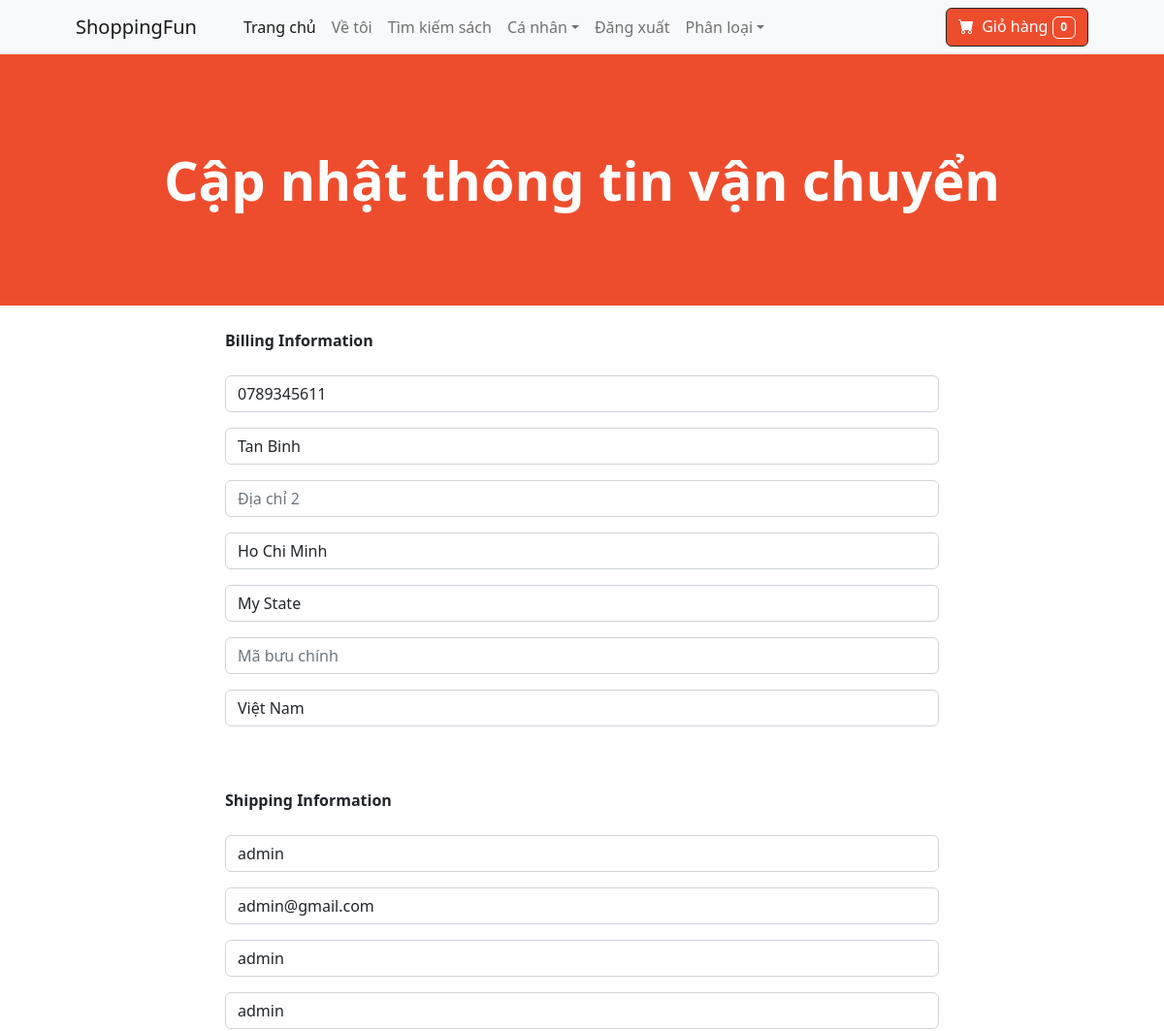
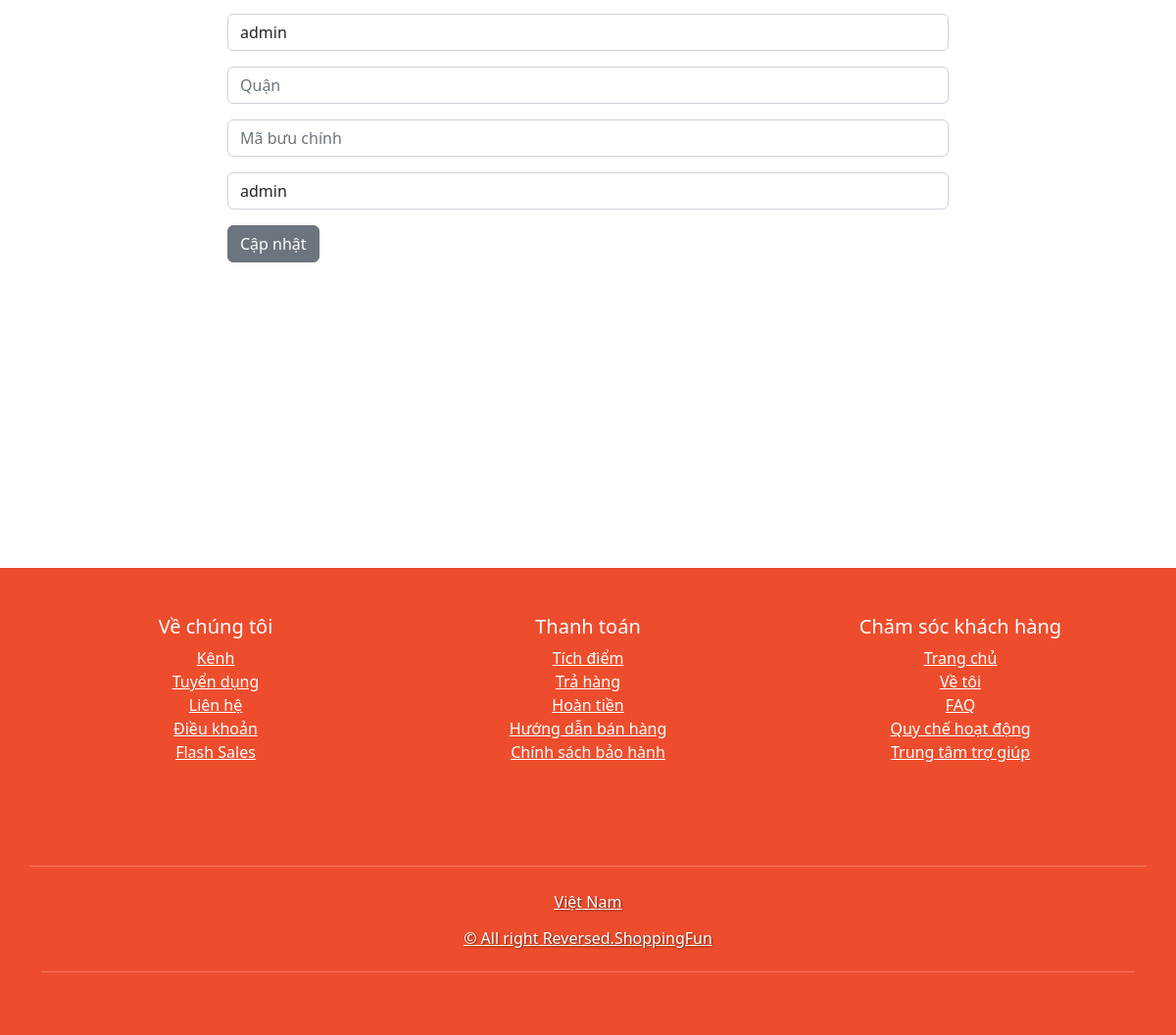
The page /update_info/ (signed in) on the database its author committed (2 pictures, top to bottom).
### store/models.py (models this page shows, shortened)
class Profile(models.Model):
	user = models.OneToOneField(User, on_delete=models.CASCADE)
	date_modified = models.DateTimeField(User, auto_now = True)
	phone = models.CharField(max_length = 20, blank = True)
	address1 = models.CharField(max_length = 200, blank = True)
	address2 = models.CharField(max_length = 200, blank = True)
	city = models.CharField(max_length = 200, blank = True)
	state = models.CharField(max_length = 200, blank = True)
	zipcode = models.CharField(max_length = 200, blank = True)
	country = models.CharField(max_length = 200, blank = True)
	old_cart = models.CharField(max_length = 200, blank = True, null = True)

### payment/models.py (models this page shows, shortened)
class ShippingAddress(models.Model):
	user = models.ForeignKey(User, on_delete=models.CASCADE, null=True, blank=True)
	shipping_full_name = models.CharField(max_length=255)
	shipping_email = models.CharField(max_length=255)
	shipping_address1 = models.CharField(max_length=255)
	shipping_address2 = models.CharField(max_length=255, null=True, blank=True)
	shipping_city = models.CharField(max_length=255)
	shipping_state = models.CharField(max_length=255, null=True, blank=True)
	shipping_zipcode = models.CharField(max_length=255, null=True, blank=True)
	shipping_country = models.CharField(max_length=255)
	class Meta:
		verbose_name_plural = "Shipping Address"

### store/views.py (the view)
# urls.py: path('update_info/', views.update_info, name = 'update_info'),
def update_info(request):
    if request.user.is_authenticated:
        current_user = Profile.objects.get(user__id=request.user.id)
        shipping_user = ShippingAddress.objects.get(user__id=request.user.id)
        form = UserInfoForm(request.POST or None, instance=current_user)
        shipping_form = ShippingForm(request.POST or None, instance=shipping_user)
        if form.is_valid() or shipping_form.is_valid():
            form.save()
            shipping_form.save()
            messages.success(request, "Thông tin của bạn đã được cập nhật")
            return redirect('home')
        return render(request, "update_info.html", {'form':form, 'shipping_form':shipping_form})
    else:
        messages.success(request, "Bạn phải đăng nhập để vào được trang này")
        return redirect('home')

### store/forms.py
class UserInfoForm(forms.ModelForm):
	phone = forms.CharField(label="", widget=forms.TextInput(attrs={'class':'form-control', 'placeholder':'Số điện thoại'}), required=False)
	address1 = forms.CharField(label="", widget=forms.TextInput(attrs={'class':'form-control', 'placeholder':'Địa chỉ 1'}), required=False)
	address2 = forms.CharField(label="", widget=forms.TextInput(attrs={'class':'form-control', 'placeholder':'Địa chỉ 2'}), required=False)
	city = forms.CharField(label="", widget=forms.TextInput(attrs={'class':'form-control', 'placeholder':'Thành phố'}), required=False)
	state = forms.CharField(label="", widget=forms.TextInput(attrs={'class':'form-control', 'placeholder':'Quận'}), required=False)
	zipcode = forms.CharField(label="", widget=forms.TextInput(attrs={'class':'form-control', 'placeholder':'Mã bưu chính'}), required=False)
	country = forms.CharField(label="", widget=forms.TextInput(attrs={'class':'form-control', 'placeholder':'Quốc gia'}), required=False)
	class Meta:
		model = Profile
		fields = ('phone', 'address1', 'address2', 'city', 'state', 'zipcode', 'country', )

### cart/cart.py (called while the page is built)
    def __len__(self):
        return sum(item for item in self.cart.values())

### cart/context_processors.py (called while the page is built)
def cart(request):
	return {'cart': Cart(request)}

### store/templates/update_info.html (shortened to what this page needs)
{% extends 'base.html' %}
{% block content %}
<header class="py-5" style="background-color: #EE4D2D;">
    <div class="container px-4 px-lg-5 my-5">
        <div class="text-center text-white">
            <h1 class="display-4 fw-bolder">Cập nhật thông tin vận chuyển</h1>
        </div>
    </div>
</header>
<div class="container">
    <div class="row justify-content-center">
        <div class="col-8">
            <section id="about-us">
                <br />
                <strong>Billing Information</strong>
                <form method="post" action="{% url 'update_info' %}">
                    <br/>
                    {{ form.as_p }}
                    <br/><br/>
                    <strong>Shipping Information</strong>
                    <br/><br/>
                    {{ shipping_form.as_p }}
                    <button type="submit" class="btn btn-secondary">
                        Cập nhật
                    </button>
                </form>
                <br />
            </section>
<br/><br/>
<br/><br/>
<br/><br/>
<br/><br/>
<br/><br/>
<br/><br/>
        </div>
    </div>
</div>
{% endblock %}

### rows shown on the page
Profile: phone "0789345611", address1 "Tan Binh", city "Ho Chi Minh", state "My State", country "Việt Nam"
ShippingAddress: shipping_full_name "admin", shipping_email "admin@gmail.com", shipping_address1 "admin", shipping_address2 "admin", shipping_city "admin", shipping_country "admin"

### other values the page prints
{{ cart|length }} "0"
